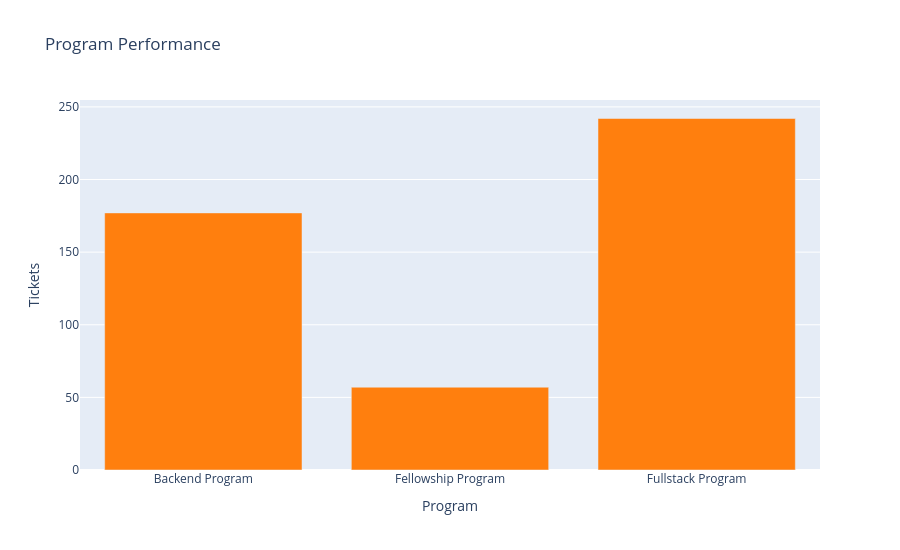

The code cell stored with this chart in its notebook:
### Code cell
program=(

df.groupby("Program Name")

.agg(

Tickets=("Ticket Id","count"),

Avg_Resolution=("Resolution Hours","mean"),

Avg_Response=("First Response Hours","mean")

)

.reset_index()

)

fig2=go.Figure()

fig2.add_trace(

go.Bar(

x=program["Program Name"],

y=program["Tickets"],

customdata=program[

["Avg_Resolution",

"Avg_Response"]

],

hovertemplate=

"<b>%{x}</b><br>"+

"Tickets: %{y}<br>"+

"Avg Resolution: %{customdata[0]:.2f} hrs<br>"+

"Avg Response: %{customdata[1]:.2f} hrs<extra></extra>",

marker_color="#ff7f0e"

)

)

fig2.update_layout(

title="Program Performance",

xaxis_title="Program",

yaxis_title="Tickets",

height=550

)

fig2.write_html(

OUTPUT/"chart2_program_performance.html"

)

fig2.show()

### Figure 1 — Plotly figure (JSON) as saved in the notebook; plotly's stock layout.template omitted (floating-point values rounded to 4 significant figures)
{"data": [{"customdata": [[20.6, 4.415], [18.95, 13.09], [21.74, 8.671]], "hovertemplate": "<b>%{x}</b><br>Tickets: %{y}<br>Avg Resolution: %{customdata[0]:.2f} hrs<br>Avg Response: %{customdata[1]:.2f} hrs<extra></extra>", "marker": {"color": "#ff7f0e"}, "type": "bar", "x": ["Backend Program", "Fellowship Program", "Fullstack Program"], "y": [177, 57, 242]}], "layout": {"height": 550, "title": {"text": "Program Performance"}, "xaxis": {"title": {"text": "Program"}}, "yaxis": {"title": {"text": "Tickets"}}}}
